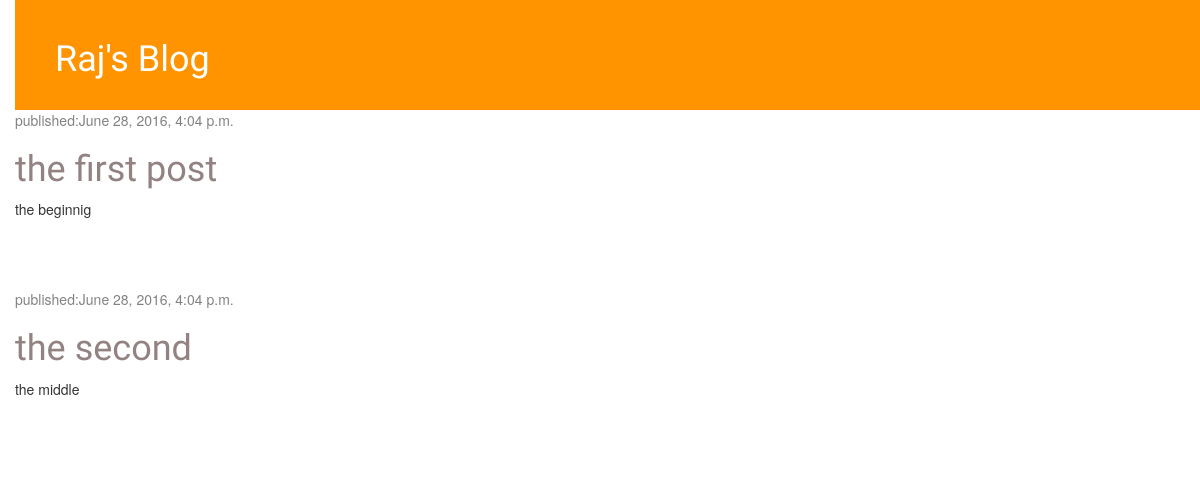
Before: / with the older database file.
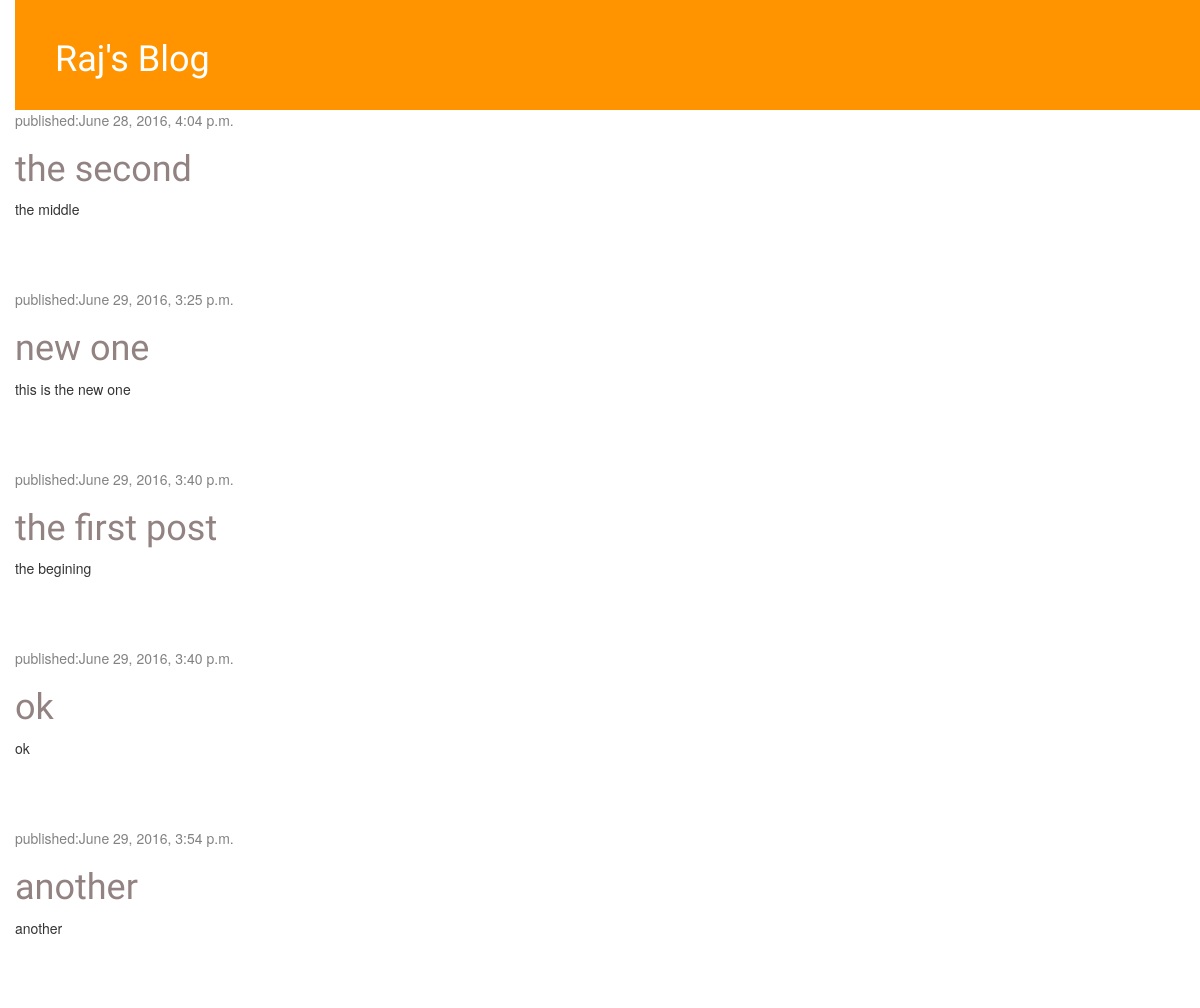
After: the same page with the newer database file.
### blog/models.py (models this page shows)
class Post(models.Model):
	author = models.ForeignKey('auth.User')
	title = models.CharField(max_length=200)
	text = models.TextField()
	created_date = models.DateTimeField(default=timezone.now)
	published_date = models.DateTimeField(blank = True, null = True)

### blog/views.py (the view)
# urls.py: url(r'^$',views.post_list, name = 'post_list'),
def post_list(request):
	posts = Post.objects.filter(published_date__lte=timezone.now()).order_by('published_date')
	return render(request, 'blog/post_list.html',{'posts':posts})

### blog/templates/blog/post_list.html
{% extends 'blog/base.html' %}
{% block content %}
	{% for post in posts %}
			<div class="post">
			<div class="date">
				<p>published:{{post.published_date}}</p>
			</div>
			<h1><a href="{% url 'post_detail' pk=post.pk %}"> {{post.title}}</a></h1>
			<p>{{post.text | linebreaksbr }}</p>
		</div>
	{% endfor %}
{% endblock %}

### blog/templates/blog/base.html (shortened to what this page needs)
{% load staticfiles %}
<!DOCTYPE html>
<html>
<head>
	<link rel="stylesheet" href="//maxcdn.bootstrapcdn.com/bootstrap/3.2.0/css/bootstrap.min.css">
	<link rel="stylesheet" href="//maxcdn.bootstrapcdn.com/bootstrap/3.2.0/css/bootstrap-theme.min.css">
    <link rel="stylesheet" href="{% static 'css/blog.css' %}">
</head>
<body>
    <div class="page_header">
        <h1><a href="/">Raj's Blog</a></h1>
    </div>
    <div class="content_container">
        <div class="row">
            <div class="col-md-8">
            {% block content %}
            {% endblock %}
            </div>
        </div>
    </div>
</body>
</html>

### blog/static/css/blog.css (style rules this page uses)
.page_header h1 a { color: #ffffff; font-family: 'Lobster'; }
h1 a { color: #928282; font-family: 'Lobster'; }
body { padding-left: 15px; }
.page_header { background-color: #ff9400; margin-top:0; padding: 20px 20px 20px 40px; }
h1, h2, h3, h4 { color: #454545; font-family: 'Lobster', cursive; }
.date { color: #828282; }
.post { margin-bottom: 70px; }

Changed rows visible on the page:
shown differently, row unchanged: Post "the second": moves up the list
added Post: published_date "June 29, 2016, 3:25 p.m.", title "new one", text "this is the new one"
changed Post "the first post": published_date "June 28, 2016, 4:04 p.m." → "June 29, 2016, 3:40 p.m."; text "the beginnig" → "the begining"
added Post: published_date "June 29, 2016, 3:40 p.m.", title "ok", text "ok"
added Post: published_date "June 29, 2016, 3:54 p.m.", title "another", text "another"
